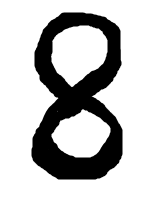
#> input picture 8digit.png, 149 x 200 px
$ jupyter execute --allow-errors task_knn.ipynb
#> lines starting #> are read from the running program, lines starting #| are printed output that depends on the picture
[cell 1]
import numpy as np
import pandas as pd
import matplotlib.pyplot as plt
import joblib
#> (the rest of this cell did not finish here and is left out)

[cell 2]
#import PIL
from PIL import Image , ImageOps
img1 = Image.open("./8digit.png").convert('L')
im_invert = ImageOps.invert(img1)
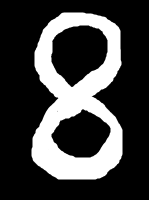
#> im_invert: PIL image 149x200 L; min 0, max 255, mean 66.3
im_invert.save('8_invert.png')
plt.imshow(im_invert, cmap= 'gray')
plt.show()

[cell 3]
new_img=im_invert.resize((8,8) , resample = Image.Resampling.BICUBIC)
#img.thumbnail((8,8) , resample = Image.Resampling.BICUBIC)
img=np.array(new_img)# thumbnail function is in pillow library
print(img.shape)
#| (8, 8)

[cell 4]
plt.imshow(img,cmap='gray');
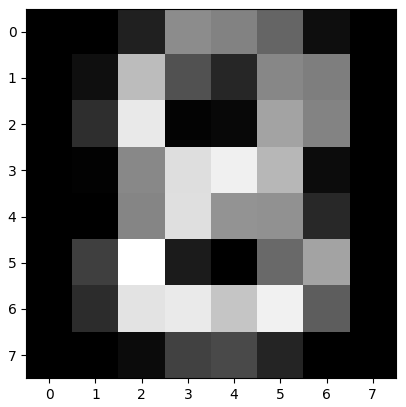
#> figure drawn by matplotlib, 1 panel

[cell 5]
# image_flatten = img.flatten()  # Flatten the array
image1 = img.reshape(1,-1)
print(image1.shape)
#| (1, 64)
plt.imshow(image1 , cmap = 'gray');
#plt.show()
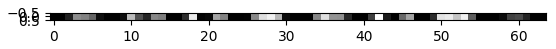
#> figure drawn by matplotlib, 1 panel
